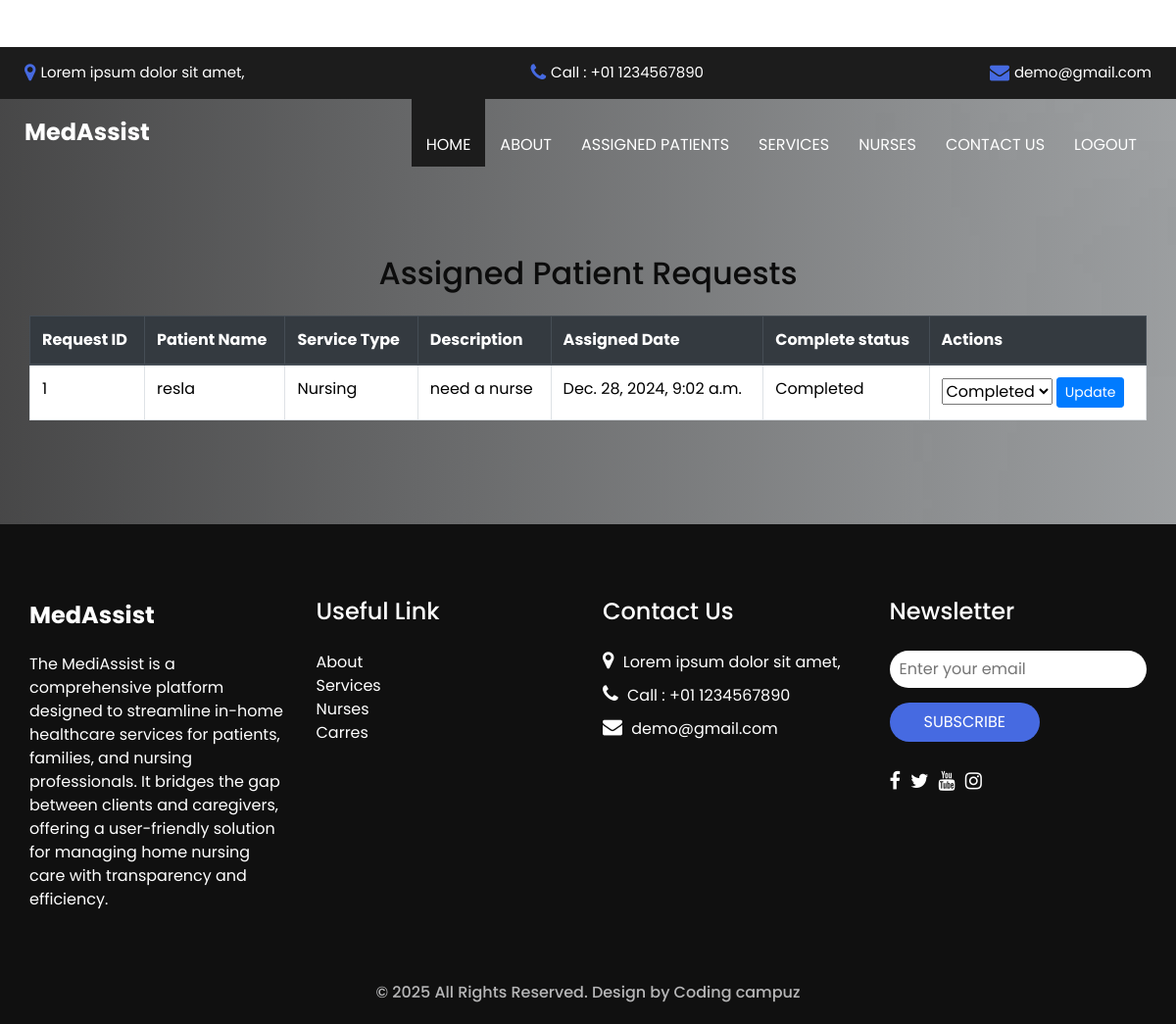
Screenshot of /nursepatient (signed in) with the database file from the repository.
### nurse_app/models.py (models this page shows, shortened)
class ServiceRequest(models.Model):
    SERVICE_TYPES = [
        ('Nursing', 'Nursing'),
        ('Physiotherapy', 'Physiotherapy'),
        ('Caregiving', 'Caregiving'),
    ]
    patient = models.ForeignKey(Patient, on_delete=models.CASCADE)
    service_type = models.CharField(max_length=50, choices=SERVICE_TYPES)
    description = models.TextField()
    status = models.CharField(max_length=50, default='Pending')  # Approval status
    nurse_assigned = models.ForeignKey(Nurse, on_delete=models.CASCADE, null=True, blank=True)
    nurse_assignment_status = models.CharField(max_length=50, default='Not Assigned')  # Assignment status
    created_at = models.DateTimeField(auto_now_add=True)
    completestatus = models.CharField(max_length=50)

class Patient(models.Model):
    name = models.CharField(max_length=100)
    dob = models.DateField()
    gender = models.CharField(max_length=10)
    address = models.TextField()
    phone = models.CharField(max_length=15)
    email = models.EmailField(unique=True)
    medical_history = models.TextField()
    user = models.OneToOneField(reg_tbl,on_delete=models.CASCADE)

### nurse_app/views.py (the view, shortened to what this page needs)
# urls.py: path('nursepatient',views.nurse_patient_view,name="nursepatient"),
def nurse_patient_view(request):
        nurse_name = request.session.get("name")  # Get logged-in user ID
        nurse = Nurse.objects.get(name=nurse_name)  # Find the associated Patient record
        data = ServiceRequest.objects.filter(nurse_assigned=nurse,nurse_assignment_status="Assigned")
        return render(request, "nursepatient.html", {'data': data})

### templates/nursepatient.html (shortened to what this page needs)
<!doctype html>
<html lang="en">
    <head>
        <link
            href="https://cdn.jsdelivr.net/npm/bootstrap@5.3.2/dist/css/bootstrap.min.css"
            rel="stylesheet"
        />
    </head>
    <body>
    </body>
</html>
{% load static %}
<!DOCTYPE html>
<html>
<head>
  <link rel="stylesheet" type="text/css" href="{% static 'css/bootstrap.css' %}" />
  <link href="{% static 'css/style.css' %}" rel="stylesheet" />
  <link href="{% static 'css/responsive.css' %}" rel="stylesheet" />
</head>
<body>
  <div class="hero_area">
    <div class="hero_bg_box">
      <div class="img-box">
      </div>
    </div>
    <header class="header_section">
      <div class="header_top">
        <div class="container-fluid">
          <div class="contact_link-container">
            <a href="" class="contact_link1">
              <i class="fa fa-map-marker" aria-hidden="true"></i>
              <span>
                Lorem ipsum dolor sit amet,
              </span>
            </a>
            <a href="" class="contact_link2">
              <i class="fa fa-phone" aria-hidden="true"></i>
              <span>
                Call : +01 1234567890
              </span>
            </a>
            <a href="" class="contact_link3">
              <i class="fa fa-envelope" aria-hidden="true"></i>
              <span>
                demo@gmail.com
              </span>
            </a>
          </div>
        </div>
      </div>
      <div class="header_bottom">
        <div class="container-fluid">
          <nav class="navbar navbar-expand-lg custom_nav-container">
            <a class="navbar-brand" href="index.html">
              <span>
                MedAssist
              </span>
            </a>
            <div class="collapse navbar-collapse ml-auto" id="navbarSupportedContent">
              <ul class="navbar-nav  ">
                <li class="nav-item active">
                    <a class="nav-link" href="{% url 'home' %}">Home <span class="sr-only">(current)</span></a>
                  </li>
                  <li class="nav-item">
                    <a class="nav-link" href="{% url 'about' %}"> About</a>
                  </li>
                  <li class="nav-item">
                      <a class="nav-link" href="{% url 'nursepatient' %}">Assigned patients</a>
                    </li>
                  <li class="nav-item">
                    <a class="nav-link" href="{% url 'service' %}"> Services </a>
                  </li>
                  <li class="nav-item">
                    <a class="nav-link" href="{% url 'nurse' %}"> Nurses </a>
                  </li>
                  <li class="nav-item">
                    <a class="nav-link" href="{% url 'contact' %}">Contact us</a>
                  </li>
                  <li class="nav-item">
                    <a class="nav-link" href="{% url 'logout' %}">Logout</a>
                  </li>
              </ul>
            </div>
          </nav>
        </div>
      </div>
    </header>
  <section class="about_section layout_padding">
    <div class="container">
        <h2 class="text-center">Assigned Patient Requests</h2>
            <table class="table table-bordered mt-4">
                <thead class="thead-dark">
                    <tr>
                        <th>Request ID</th>
                        <th>Patient Name</th>
                        <th>Service Type</th>
                        <th>Description</th>
                        <th>Assigned Date</th>
                        <th>Complete status</th>
                        <th>Actions</th>
                    </tr>
                </thead>
                <tbody>
                    {% for request in data %}
                    <tr>
                        <td>{{ request.id }}</td>
                        <td>{{ request.patient.name }}</td>
                        <td>{{ request.service_type }}</td>
                        <td>{{ request.description }}</td>
                        <td>{{ request.created_at }}</td>
                        <td>{{request.completestatus}}</td>
                        <td>
                            <form method="post" action="{% url 'nursepatient' %}">
                                <select name="status" required>
                                    <option value="Completed" {% if request.completestatus == "Completed" %}selected{% endif %}>Completed</option>
                                </select>
                                <button type="submit" class="btn btn-primary btn-sm">Update</button>
                            </form>
                      </td>
                        </tr>
                        {% endfor %}
                        </tbody>
          </table>
    </div>
  </section>
  <section class="info_section ">
    <div class="container">
      <div class="row">
        <div class="col-md-3">
          <div class="info_logo">
            <a class="navbar-brand" href="index.html">
              <span>
                MedAssist
              </span>
            </a>
            <p>
              The MediAssist  is a comprehensive platform designed to streamline in-home healthcare services for patients, families, and nursing professionals. It bridges the gap between clients and caregivers, offering a user-friendly solution for managing home nursing care with transparency and efficiency.
            </p>
          </div>
        </div>
        <div class="col-md-3">
          <div class="info_links">
            <h5>
              Useful Link
            </h5>
            <ul>
              <li>
                <a href="">
                  About
                </a>
              </li>
              <li>
                <a href="">
                  Services
                </a>
              </li>
              <li>
                <a href="">
                  Nurses
                </a>
              </li>
              <li>
                <a href="">
                  Carres
                </a>
              </li>
            </ul>
          </div>
        </div>
        <div class="col-md-3">
          <div class="info_info">
            <h5>
              Contact Us
            </h5>
          </div>
          <div class="info_contact">
            <a href="" class="">
              <i class="fa fa-map-marker" aria-hidden="true"></i>
              <span>
                Lorem ipsum dolor sit amet,
              </span>
            </a>
            <a href="" class="">
              <i class="fa fa-phone" aria-hidden="true"></i>
              <span>
                Call : +01 1234567890
              </span>
            </a>
            <a href="" class="">
              <i class="fa fa-envelope" aria-hidden="true"></i>
              <span>
                demo@gmail.com
              </span>
            </a>
          </div>
        </div>
        <div class="col-md-3">
          <div class="info_form ">
            <h5>
              Newsletter
            </h5>
            <form action="#">
              <input type="email" placeholder="Enter your email">
              <button>
                Subscribe
              </button>
            </form>
            <div class="social_box">
              <a href="">
                <i class="fa fa-facebook" aria-hidden="true"></i>
              </a>
              <a href="">
                <i class="fa fa-twitter" aria-hidden="true"></i>
              </a>
              <a href="">
                <i class="fa fa-youtube" aria-hidden="true"></i>
              </a>
              <a href="">
                <i class="fa fa-instagram" aria-hidden="true"></i>
              </a>
            </div>
          </div>
        </div>
      </div>
    </div>
  </section>
  <footer class="container-fluid footer_section">
    <p>
      &copy; <span id="currentYear"></span> All Rights Reserved. Design by
      <a href="https://html.design/">Coding campuz </a>
    </p>
  </footer>
</body>
</html>

### static/css/responsive.css (style rules this page uses)
@media (min-width: 1200px) { .container { max-width: 1170px; } }

### rows the page displays
ServiceRequest: id "1", patient.name "resla", service_type "Nursing", description "need a nurse", created_at "Dec. 28, 2024, 9:02 a.m.", completestatus "Completed", status "Completed"
